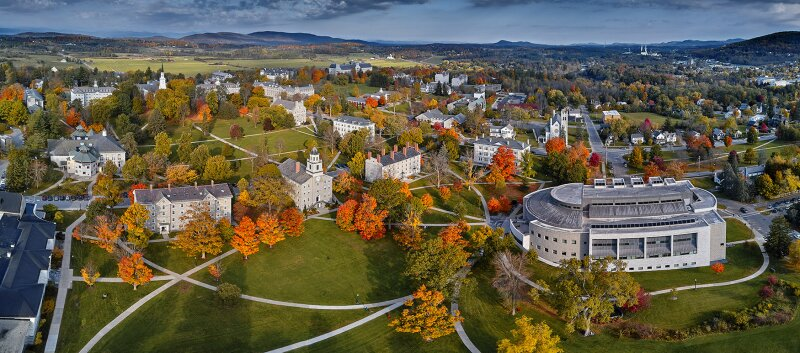
#> input picture midd.jpeg, 800 x 353 px
$ jupyter execute --allow-errors jpeg.ipynb
#> lines starting #> are read from the running program, lines starting #| are printed output that depends on the picture
### jpeg_class.py
import matplotlib.pyplot as plt
import numpy as np
import skimage.io as skio
import scipy
import rle
import zstd
import os
import pickle
from skimage.util import view_as_blocks
from skimage.color import rgb2ycbcr, ycbcr2rgb
import saliency
import codec

import importlib
importlib.reload(codec)
importlib.reload(saliency)


class JPEG:
    def __init__(self, img_array, q, block_size = 8, downsample_ratio = "4:2:0", dynamic = False, dMode = False):
        # could have sensitivity to saliency be a parameter
        # could have type of saliency be a parameter
        self.img_array = img_array
        self.block_size = block_size
        self.downsample_ratio = downsample_ratio
        self.dynamic = dynamic
        self.dMode = dMode


        # how is dynamic quantization going to work?  channel wise or should i do it with a single grayscale array
        # probably that, would save the most space
        # how to deal with downsampling in Cb and Cr channels?
        if dynamic:
            if dMode == "std_LoG":
                self.q_array = saliency.std_LoG_view(img_array)
            elif dMode == "mean_LoG":
                self.q_array = saliency.mean_LoG_view(img_array)
            elif dMode == "std_saliency":
                self.q_array = saliency.std_saliency_view(img_array)
            elif dMode == "mean_saliency":
                self.q_array = saliency.mean_saliency_view(img_array)
            elif dMode == "std_dct":
                self.q_array = saliency.std_dct_view(img_array)
            elif dMode == "mean_dct":
                self.q_array = saliency.mean_dct_view(img_array)
            else:
                self.q_array = None
        else:
            self.q_array = None

        self.q = q
        self.Y = None
        self.Cb = None
        self.Cr = None


    # makes/displays img array
    def show_image(self):
        plt.imshow(self.img_array)


    # [23 lines left out: functions compare_image, compare_slice, not called in this run]


    def print_block(self,block_x = 25, block_y = 25, channel = "Y"):
        print(self.__dict__[channel][block_y, block_x])


    # ripped this straight from Claude...
    # we can batch apply our functions now, channel wise (less for loops in function)
    # [9 lines left out: function process_channels, not called in this run]


    # 1. rgb_2_ycbcr, 2. downsampling, 3. blocking, 4. DCT, 5. quantizing, 6. zigzagging
    def encode(self, max_step = 6):

        self.Y, self.Cb, self.Cr = codec.rgb_to_YCbCr(self.img_array)

        functions = [codec.downscale_colors, codec.form_blocks, codec.calculate_blocked_dct, codec.quantize, codec.zigzag]
        kwargs = {"block_size": self.block_size, "q": self.q, "downsample_ratio": self.downsample_ratio,
                  "dynamic": self.dynamic, "q_array": self.q_array, "dMode": self.dMode}

        for f in functions[: max_step - 1]:
            self.process_channels(f, **kwargs)


    # [52 lines left out: functions decode, save_image, load_image, __getstate__, __setstate__, not called in this run]

### jpeg.ipynb
[cell 1]
import matplotlib.pyplot as plt
import numpy as np
import skimage.io as skio
import scipy
import time
import os
from skimage.metrics import structural_similarity as ssim
from jpeg_class import JPEG
#import jpeg_class
#import importlib
#importlib.reload(jpeg_class)

# JPEG

[cell 2]
midd = skio.imread("midd.jpeg")
#> midd is the input picture: shape (353, 800, 3); mean R, G, B 98.2, 93.6, 74.7
midd = midd[1:,  ] # should standardize this to blocks
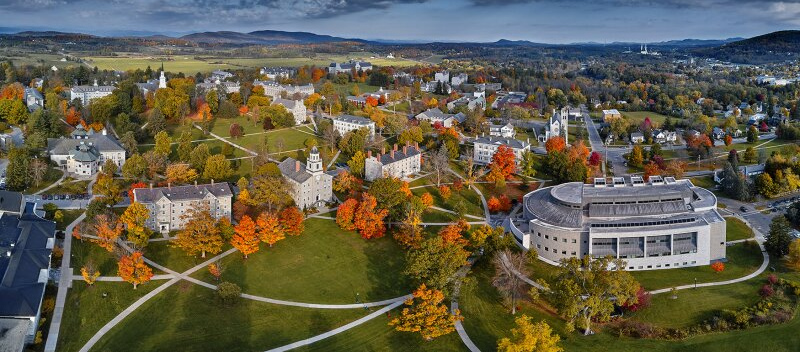
#> midd: shape (352, 800, 3); mean R, G, B 98.2, 93.6, 74.5
skio.imshow(midd)

print(f'Image shape: {midd.shape}')
#| Image shape: (352, 800, 3)
print(f'Image data type: {midd.dtype}')
#| Image data type: uint8
print(f'Theoretical uncompressed image size: {np.round(np.prod(np.asarray(midd.shape)) / (1024 ** 2),2)} MB')
#| Theoretical uncompressed image size: 0.81 MB

#> (a cell that did not finish here is left out)

#> (a cell that did not finish here is left out)

## Sample Compression

Here we save to disk, load that filepath, decode.

#> (a cell that did not finish here is left out)

and once we do dynamic quantization can compare the decline in slope in ssim

there is actually decrease in filesize at high values of quality with dynamic compression

can just do all 6 lines on the same plot, compare the algorithms.
shouldn't be too bad visually

## Fixed Quantization: Plotting Quality vs File Size

Here I use 3 sample images and see how the quality affects the compressed file size.

[cell 6]
def get_filesize(img, **kwargs):
    jpg = JPEG(img, **kwargs)
    jpg.encode()
    jpg.save_image("temp.zst")
    size = os.path.getsize("temp.zst")
    return size

[cell 7]
def quality_vs_filesize(img, qualities, **kwargs):
    filesizes = []
    for quality in qualities:
        kwargs['q'] = quality
        filesize = get_filesize(img, **kwargs)
        filesizes.append(filesize)
    return np.asarray(filesizes)

[cell 8]
qualities = range(100,0,-5)
#> (the rest of this cell did not finish here and is left out)

#> (a cell that did not finish here is left out)

# Fixed Quantization: Plotting Quality vs SSIM

[cell 10]
def get_ssim(img, **kwargs):
    jpg = JPEG(img, **kwargs)
    jpg.encode(max_step = 5) # everything after this is lossless so won't bother
    jpg.decode(from_step = 5)
    similarity = ssim(img, jpg.img_array, channel_axis = 2)
    return similarity

[cell 11]
def quality_vs_ssim(img, qualities, **kwargs):
    ssims = []
    for quality in qualities:
        kwargs['q'] = quality
        local_ssim = get_ssim(img, **kwargs)
        ssims.append(local_ssim)
    return np.asarray(ssims)

[cell 12]
qualities = range(100,0,-5)
#> (the rest of this cell did not finish here and is left out)

#> (a cell that did not finish here is left out)

# Fixed Quantization: Filesize vs SSIM

#> (a cell that did not finish here is left out)

# Dynamic Quantization: Filesize vs SSIM

# Example Gradient of Qualities

[cell 15]
midd2 = skio.imread("midd2.jpeg")
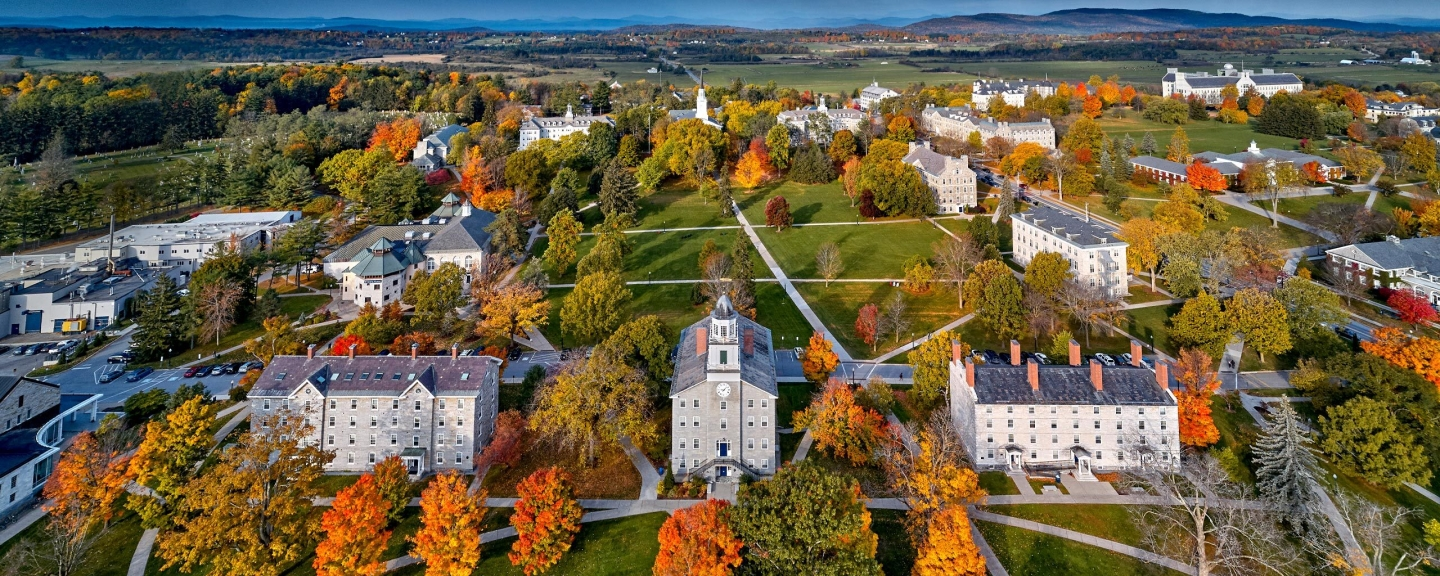
#> input picture midd2.jpeg, 1440 x 576 px
#> midd2 is the input picture: shape (576, 1440, 3); mean R, G, B 105.6, 96, 71.8

gradient_img = np.zeros_like(midd2)

#> (the rest of this cell did not finish here and is left out)
